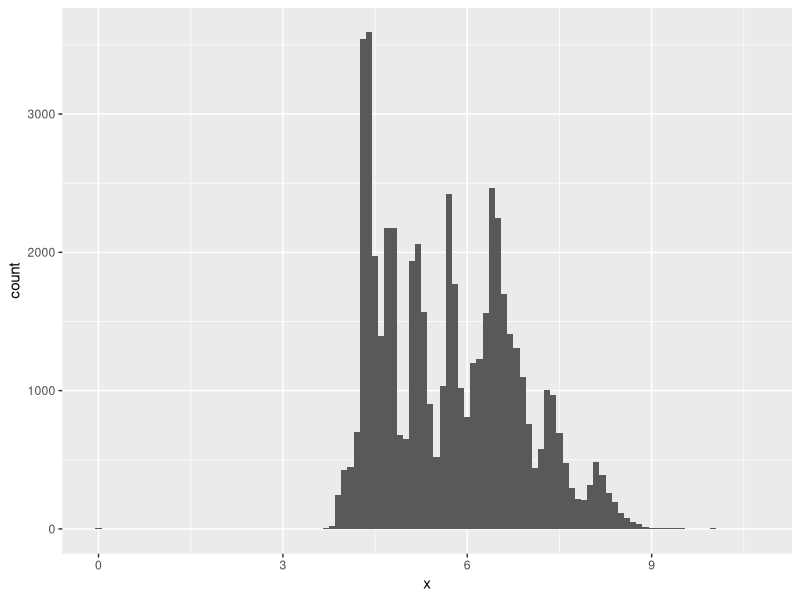
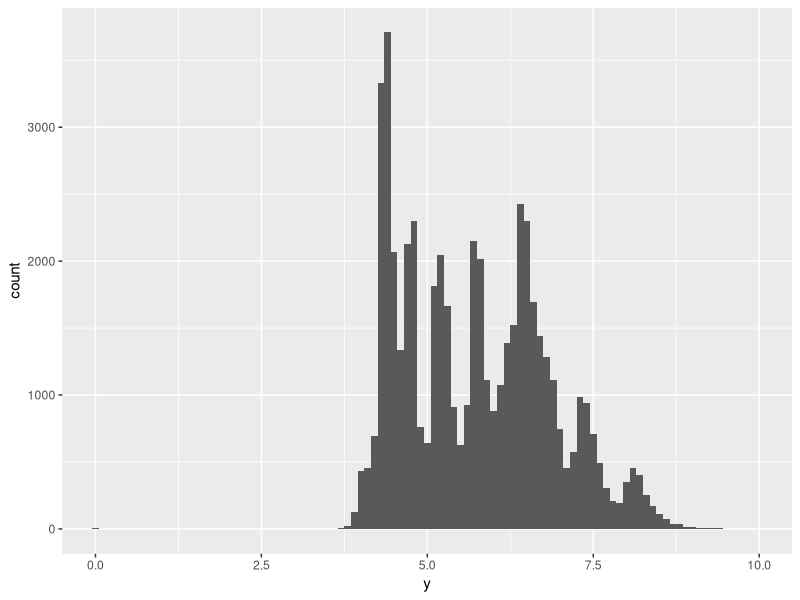
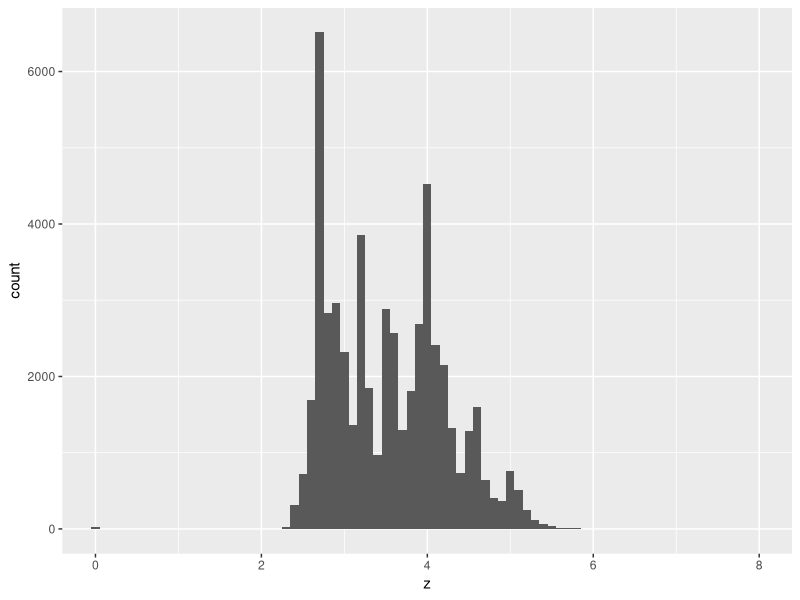
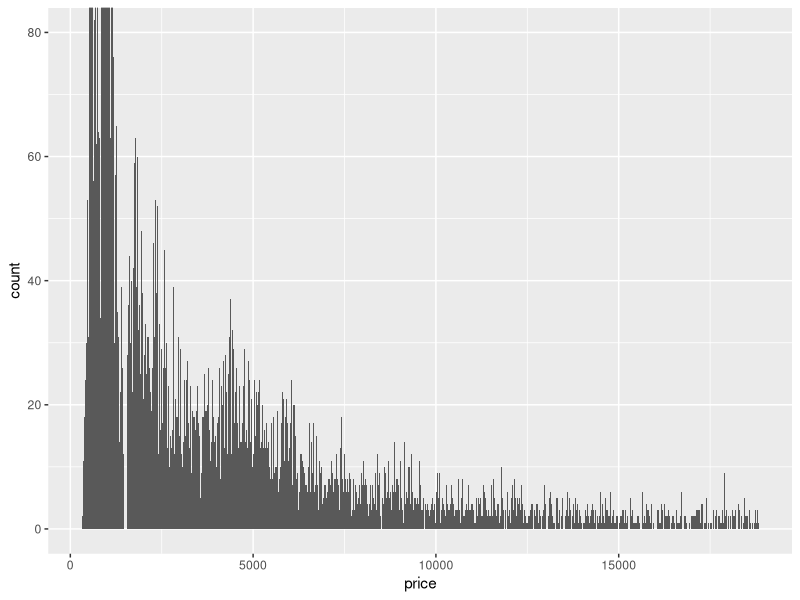
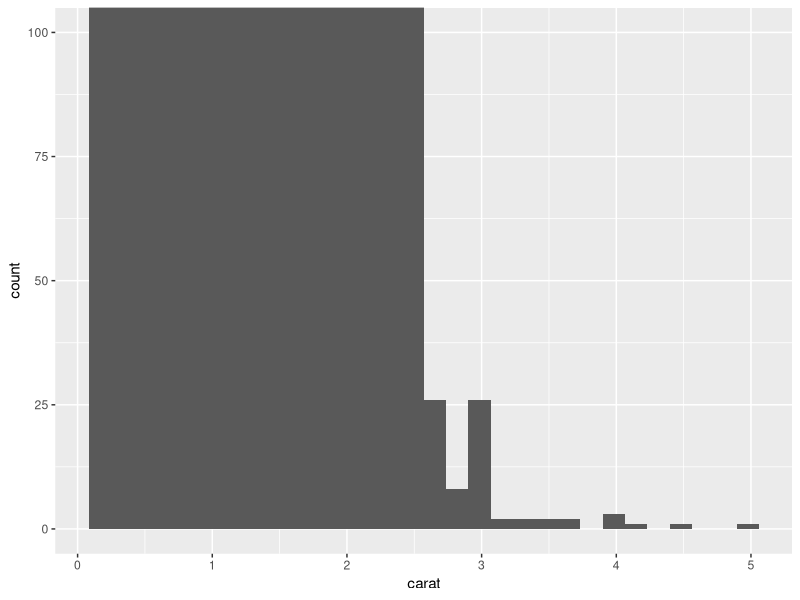
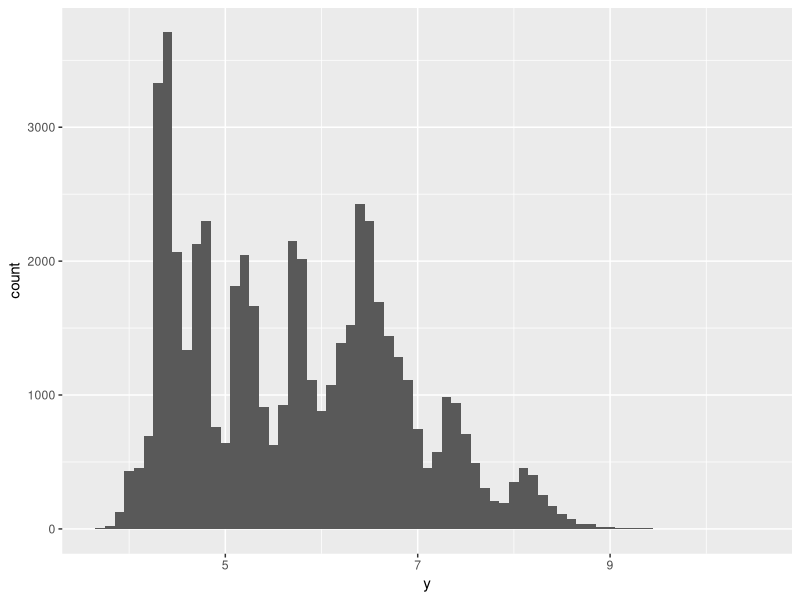
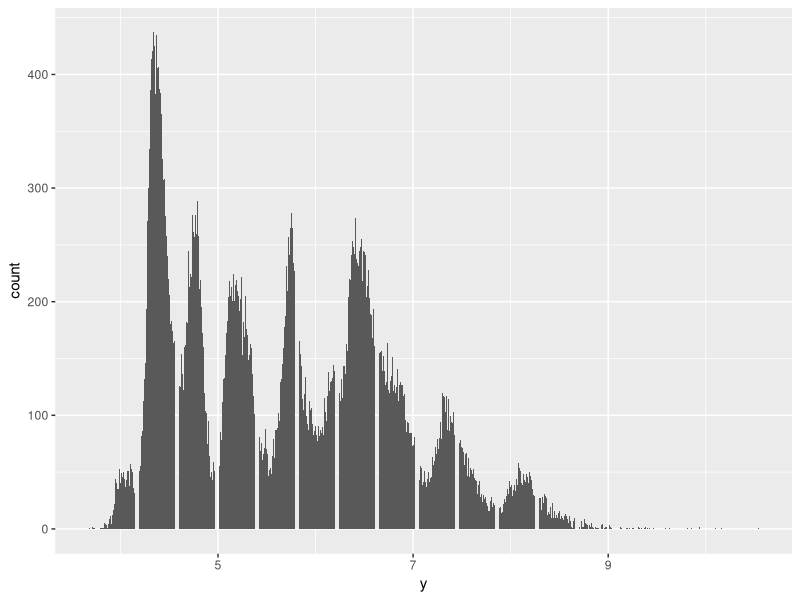

Recreate these plots in R, in order.
## ---- chunk 1
knitr::opts_chunk$set(echo = TRUE)
library(tidyverse)
## ---- chunk 2
library(ggplot2)
ggplot(data = diamonds, mapping = aes(x = x)) +
  geom_histogram(binwidth = 0.1)

ggplot(data = diamonds, mapping = aes(x = y)) +
  geom_histogram(binwidth = 0.1) +
  coord_cartesian(xlim = c(0, 10))

ggplot(data = diamonds, mapping = aes(x = z)) +
  geom_histogram(binwidth = 0.1) +
  coord_cartesian(xlim = c(0, 8))
## ---- chunk 3
ggplot(data = diamonds, mapping = aes(x = price)) +
  geom_histogram(binwidth = 4.5) +
  coord_cartesian(ylim = c(0, 80))
## ---- chunk 4
diamonds %>%
filter(carat == 0.99) %>%
  summarise(n())

diamonds %>%
filter(carat == 1) %>%
  summarise(n())
## ---- chunk 5
ggplot(data = diamonds, mapping = aes(x = carat)) +
  geom_histogram() +
  coord_cartesian(ylim = c(0, 100))
## ---- chunk 6
diamonds2 <- diamonds %>%
  mutate(y = ifelse(y < 3 | y > 20, NA, y))
ggplot(data = diamonds2) +
  geom_histogram(binwidth = 0.1, mapping = aes(x = y))

diamonds2 <- diamonds %>%
  mutate(y = ifelse(y < 3 | y > 20, NA, y))
ggplot(data = diamonds2) +
  geom_bar(mapping = aes(x = y))
## ---- chunk 7
diamonds2 <- diamonds %>%
  mutate(y = ifelse(y < 3 | y > 20, NA, y))
a <- mean(diamonds2$y, na.rm = FALSE)
b <- sum(diamonds2$y, na.rm = TRUE)
a
b
